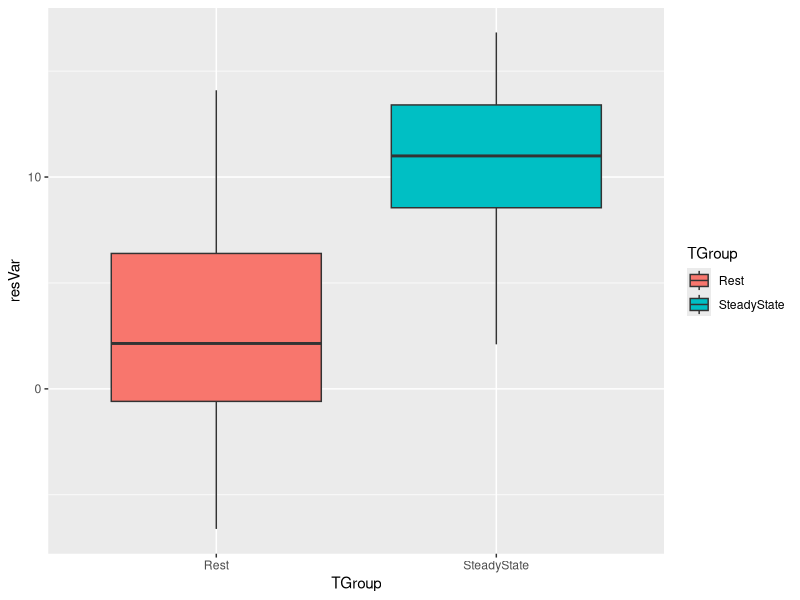
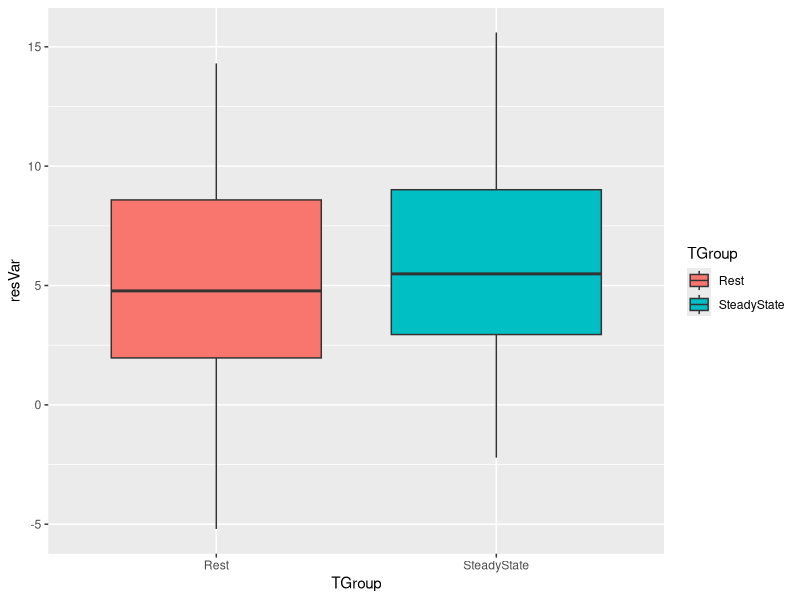
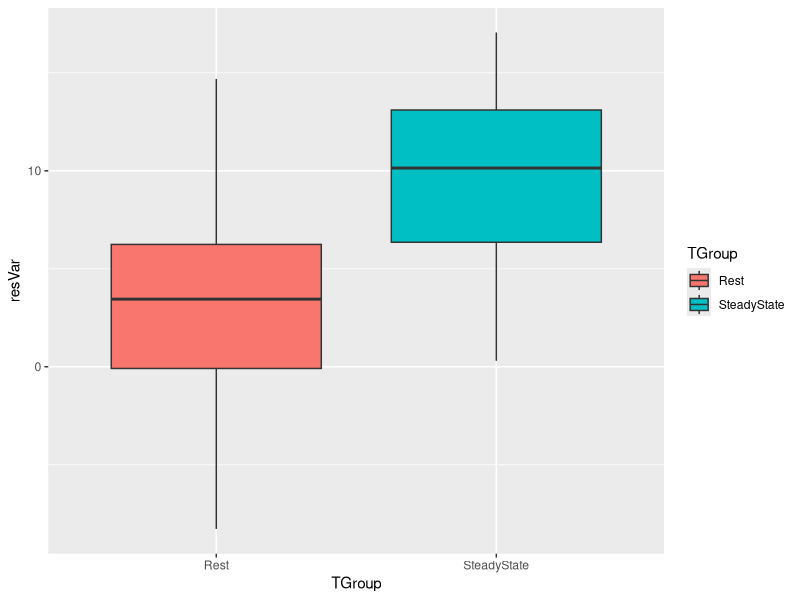

Source code (R) for these figures, in order:
## ---- chunk 1
knitr::opts_chunk$set(echo = TRUE)
## ---- chunk 2
library(ggplot2) # for graphics
library(MASS) # for maximum likelihood estimation
library(dplyr)

# reading in the same data from last week
z <- read.csv("Fig_3.csv",header=TRUE,sep=",")
str(z)

z<-na.omit(z)
z$myVar <-z$O2_ml_per_kg_min
summary(z)


# Using work from last time where we created a simulation with the same attributes
normPars <- fitdistr(z$myVar,"normal")
print(normPars)
str(normPars)
normPars$estimate["mean"] # Found the mean

# Finding Sample Sizes for whole set
length(z$myVar)

# Finding Variance for whole set
var(z$myVar)
sd(z$myVar)
############ Now need them for each treatment group tho #############
steady <-z[z$State=="SteadyState", ]
summary(steady)
# sd(steady)

rest <-z[z$State=="Rest", ]
summary(rest)

## ---- chunk 3
# New Dataset
MySet <- rnorm(n=3000,mean=5.676607)
MySet <- data.frame(1:3000,MySet)
names(MySet) <- list("ID","myVar")
MySet <- MySet[MySet$myVar>0,]
str(MySet)
summary(MySet$myVar)
## ---- chunk 4
# ANOVA Data Frame Construction
nGroup <- 2 # number of treatment groups
nName <- c("SteadyState","Rest") # names of groups
nSize <- c(35,58) # number of observations in each group
nMean <- c(9.842,2.8551 ) # mean of each group
nSD <- c(4.36269,4.36269) # standard deviation of each group

ID <- 1:(sum(nSize)) # id vector for each row
resVar <- c(rnorm(n=nSize[1],mean=nMean[1],sd=nSD[1]),
            (rnorm(n=nSize[2],mean=nMean[2],sd=nSD[2])))
TGroup <- rep(nName,nSize)
ANOdata <- data.frame(TGroup, resVar)
str(ANOdata)

# Basic ANOVA
ANOmodel <- aov(resVar~TGroup,data=ANOdata)
print(ANOmodel)
print(summary(ANOmodel))
z <- summary(ANOmodel)
str(z)
aggregate(resVar~TGroup,data=ANOdata,FUN=mean)
unlist(z)
unlist(z)[7]
ANOsum <- list(Fval=unlist(z)[7],probF=unlist(z)[9])
ANOsum

# Plot of ANOVA Data
ANOPlot <- ggplot(data=ANOdata,aes(x=TGroup,y=resVar,fill=TGroup)) +
           geom_boxplot()
print(ANOPlot)
# ggsave(filename="Plot2.pdf",plot=ANOPlot,device="pdf")
## ---- chunk 5
# ANOVA Data Frame for the new means
nGroup <- 2 # number of treatment groups
nName <- c("SteadyState","Rest") # names of groups
nSize <- c(35,58) # number of observations in each group
nMean <- c(6.3,5 ) # CHANGED THESE MEANS
nSD <- c(4.36269,4.36269) # standard deviation of each group

ID <- 1:(sum(nSize)) # id vector for each row
resVar <- c(rnorm(n=nSize[1],mean=nMean[1],sd=nSD[1]),
            (rnorm(n=nSize[2],mean=nMean[2],sd=nSD[2])))
TGroup <- rep(nName,nSize)
ANOdata <- data.frame(TGroup, resVar)
str(ANOdata)

# Basic ANOVA
ANOmodel <- aov(resVar~TGroup,data=ANOdata)
print(ANOmodel)
print(summary(ANOmodel))
z <- summary(ANOmodel)
str(z)
aggregate(resVar~TGroup,data=ANOdata,FUN=mean)
unlist(z)
unlist(z)[7]
ANOsum <- list(Fval=unlist(z)[7],probF=unlist(z)[9])
ANOsum

# Plot of ANOVA Data
ANOPlot <- ggplot(data=ANOdata,aes(x=TGroup,y=resVar,fill=TGroup)) +
           geom_boxplot()
print(ANOPlot)
# ggsave(filename="Plot2.pdf",plot=ANOPlot,device="pdf")
## ---- chunk 6
# Adjusting the Sample Size 
MySet <- rnorm(n=10,mean=5.676607)
MySet <- data.frame(1:10,MySet)
names(MySet) <- list("ID","myVar")
MySet <- MySet[MySet$myVar>0,]
str(MySet)
summary(MySet$myVar)

# Running ANOVA
nGroup <- 2 # number of treatment groups
nName <- c("SteadyState","Rest") # names of groups
nSize <- c(35,58) # number of observations in each group
nMean <- c(9.842,2.8551 ) # mean of each group
nSD <- c(4.36269,4.36269) # standard deviation of each group

ID <- 1:(sum(nSize)) # id vector for each row
resVar <- c(rnorm(n=nSize[1],mean=nMean[1],sd=nSD[1]),
            (rnorm(n=nSize[2],mean=nMean[2],sd=nSD[2])))
TGroup <- rep(nName,nSize)
ANOdata <- data.frame(TGroup, resVar)
str(ANOdata)

# Basic ANOVA
ANOmodel <- aov(resVar~TGroup,data=ANOdata)
print(ANOmodel)
print(summary(ANOmodel))
z <- summary(ANOmodel)
str(z)
aggregate(resVar~TGroup,data=ANOdata,FUN=mean)
unlist(z)
unlist(z)[7]
ANOsum <- list(Fval=unlist(z)[7],probF=unlist(z)[9])
ANOsum

# Plot of ANOVA Data
ANOPlot <- ggplot(data=ANOdata,aes(x=TGroup,y=resVar,fill=TGroup)) +
           geom_boxplot()
print(ANOPlot)
# ggsave(filename="Plot2.pdf",plot=ANOPlot,device="pdf")
